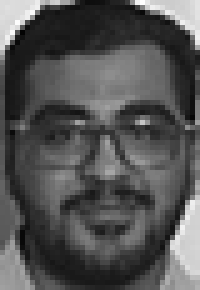
%> input picture class/filter_ssim.jpg, 40 x 58 px, given in place of einstein.bmp, which was not available (shown 5 times larger)
$ octave mse.m   (GNU Octave 9; MATLAB toolbox functions it lacks are replaced by stand-ins)
%> lines starting %> are read from the running program, lines starting %| are printed output that depends on the picture; pictures that were not available may be replaced by others from this repository, and a replacement may not be noted
clear;
close all;

einstein = imread('einstein.bmp');
%> einstein is the input picture: size 58x40 uint8; min 3, max 255, mean 83.1
einstein_coat_damage = imread('einstein_coat_damage.bmp');
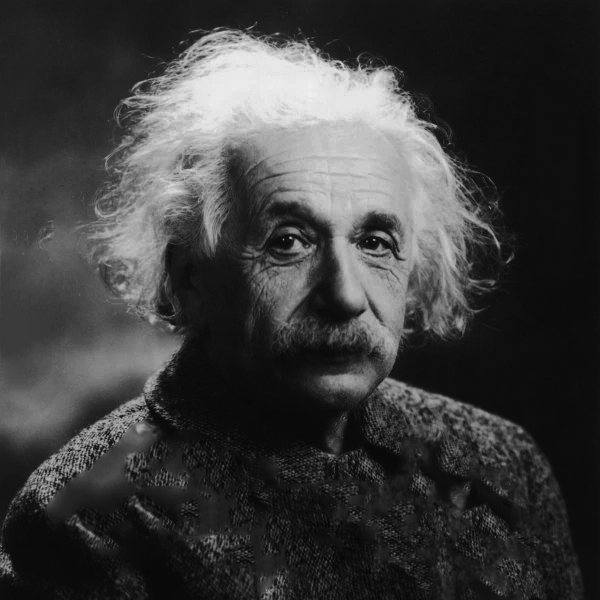
%> input picture class/einstein_coat_damage.bmp, 600 x 600 px
%> einstein_coat_damage is the input picture: size 600x600 uint8; min 0, max 241, mean 60.4
einstein_blur_eye = imread('einstein_blur_eye.bmp');
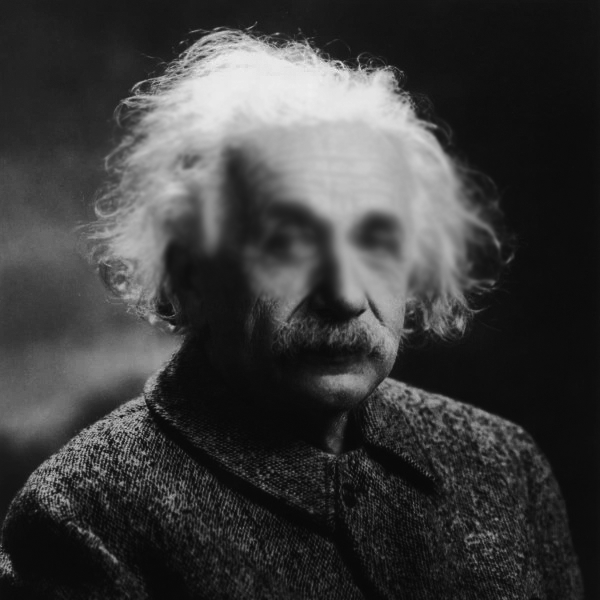
%> input picture class/einstein_blur_eye.bmp, 600 x 600 px
%> einstein_blur_eye is the input picture: size 600x600 uint8; min 2, max 241, mean 60.8
einstein_histogram_change = imread('einstein_histogram_change.bmp');
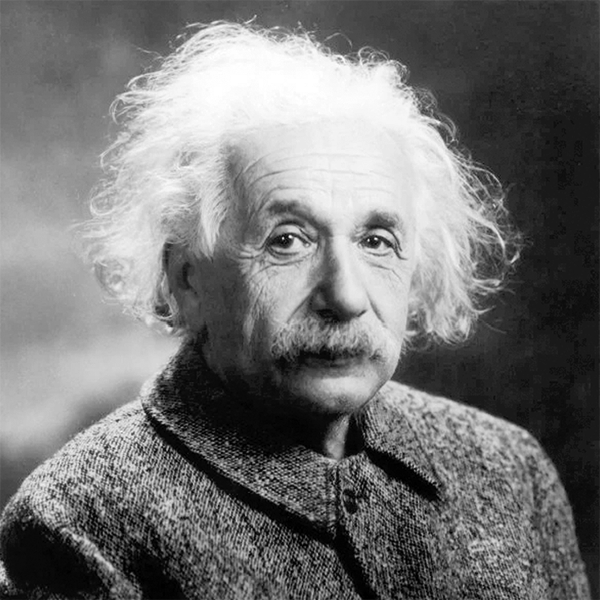
%> input picture class/einstein_histogram_change.bmp, 600 x 600 px
%> einstein_histogram_change is the input picture: size 600x600 uint8; min 0, max 255, mean 116

%figure, imshow(einstein);
%figure, imshow(einstein_coat_damage);
%figure, imshow(einstein_blur_eye);
%figure, imshow(einstein_histogram_change);

x_bound = 600;
y_bound = 600;
MSE = 0;
PSNR = 0;
L = 256;
img_ref = zeros(x_bound, y_bound);
img_two = zeros(x_bound, y_bound);
temp_mse = 0;

img_ref = einstein;
%img_two = einstein;

for i = 1 : 599
    for j = 1 : 599
%> (the run ends here)
